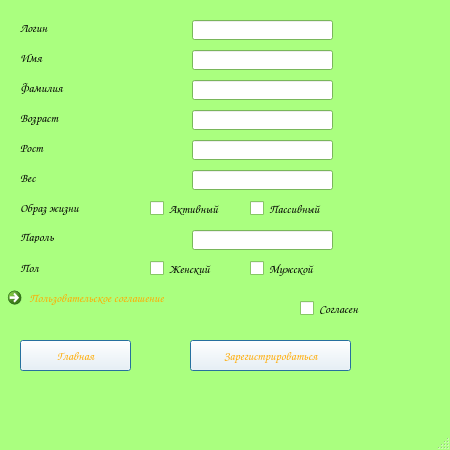
<?xml version="1.0" encoding="UTF-8"?>
<ui version="4.0">
 <class>CheckinWindow</class>
 <widget class="QMainWindow" name="CheckinWindow">
  <property name="geometry">
   <rect>
    <x>0</x>
    <y>0</y>
    <width>450</width>
    <height>450</height>
   </rect>
  </property>
  <property name="palette">
   <palette>
    <active>
     <colorrole role="WindowText">
      <brush brushstyle="SolidPattern">
       <color alpha="255">
        <red>0</red>
        <green>0</green>
        <blue>0</blue>
       </color>
      </brush>
     </colorrole>
     <colorrole role="Button">
      <brush brushstyle="SolidPattern">
       <color alpha="255">
        <red>255</red>
        <green>255</green>
        <blue>255</blue>
       </color>
      </brush>
     </colorrole>
     <colorrole role="Dark">
      <brush brushstyle="SolidPattern">
       <color alpha="255">
        <red>170</red>
        <green>255</green>
        <blue>127</blue>
       </color>
      </brush>
     </colorrole>
     <colorrole role="Text">
      <brush brushstyle="SolidPattern">
       <color alpha="255">
        <red>0</red>
        <green>0</green>
        <blue>0</blue>
       </color>
      </brush>
     </colorrole>
     <colorrole role="ButtonText">
      <brush brushstyle="SolidPattern">
       <color alpha="255">
        <red>255</red>
        <green>170</green>
        <blue>0</blue>
       </color>
      </brush>
     </colorrole>
     <colorrole role="Base">
      <brush brushstyle="SolidPattern">
       <color alpha="255">
        <red>255</red>
        <green>255</green>
        <blue>255</blue>
       </color>
      </brush>
     </colorrole>
     <colorrole role="Window">
      <brush brushstyle="SolidPattern">
       <color alpha="255">
        <red>170</red>
        <green>255</green>
        <blue>127</blue>
       </color>
      </brush>
     </colorrole>
    </active>
    <inactive>
     <colorrole role="WindowText">
      <brush brushstyle="SolidPattern">
       <color alpha="255">
        <red>0</red>
        <green>0</green>
        <blue>0</blue>
       </color>
      </brush>
     </colorrole>
     <colorrole role="Button">
      <brush brushstyle="SolidPattern">
       <color alpha="255">
        <red>255</red>
        <green>255</green>
        <blue>255</blue>
       </color>
      </brush>
     </colorrole>
     <colorrole role="Dark">
      <brush brushstyle="SolidPattern">
       <color alpha="255">
        <red>170</red>
        <green>255</green>
        <blue>127</blue>
       </color>
      </brush>
     </colorrole>
     <colorrole role="Text">
      <brush brushstyle="SolidPattern">
       <color alpha="255">
        <red>0</red>
        <green>0</green>
        <blue>0</blue>
       </color>
      </brush>
     </colorrole>
     <colorrole role="ButtonText">
      <brush brushstyle="SolidPattern">
       <color alpha="255">
        <red>255</red>
        <green>170</green>
        <blue>0</blue>
       </color>
      </brush>
     </colorrole>
     <colorrole role="Base">
      <brush brushstyle="SolidPattern">
       <color alpha="255">
        <red>255</red>
        <green>255</green>
        <blue>255</blue>
       </color>
      </brush>
     </colorrole>
     <colorrole role="Window">
      <brush brushstyle="SolidPattern">
       <color alpha="255">
        <red>170</red>
        <green>255</green>
        <blue>127</blue>
       </color>
      </brush>
     </colorrole>
    </inactive>
    <disabled>
     <colorrole role="WindowText">
      <brush brushstyle="SolidPattern">
       <color alpha="255">
        <red>170</red>
        <green>255</green>
        <blue>127</blue>
       </color>
      </brush>
     </colorrole>
     <colorrole role="Button">
      <brush brushstyle="SolidPattern">
       <color alpha="255">
        <red>255</red>
        <green>255</green>
        <blue>255</blue>
       </color>
      </brush>
     </colorrole>
     <colorrole role="Dark">
      <brush brushstyle="SolidPattern">
       <color alpha="255">
        <red>170</red>
        <green>255</green>
        <blue>127</blue>
       </color>
      </brush>
     </colorrole>
     <colorrole role="Text">
      <brush brushstyle="SolidPattern">
       <color alpha="255">
        <red>170</red>
        <green>255</green>
        <blue>127</blue>
       </color>
      </brush>
     </colorrole>
     <colorrole role="ButtonText">
      <brush brushstyle="SolidPattern">
       <color alpha="255">
        <red>170</red>
        <green>255</green>
        <blue>127</blue>
       </color>
      </brush>
     </colorrole>
     <colorrole role="Base">
      <brush brushstyle="SolidPattern">
       <color alpha="255">
        <red>170</red>
        <green>255</green>
        <blue>127</blue>
       </color>
      </brush>
     </colorrole>
     <colorrole role="Window">
      <brush brushstyle="SolidPattern">
       <color alpha="255">
        <red>170</red>
        <green>255</green>
        <blue>127</blue>
       </color>
      </brush>
     </colorrole>
    </disabled>
   </palette>
  </property>
  <property name="font">
   <font>
    <family>Comic Sans MS</family>
   </font>
  </property>
  <property name="cursor">
   <cursorShape>UpArrowCursor</cursorShape>
  </property>
  <property name="windowTitle">
   <string>СЧЕТЧИК КАЛОРИЙ</string>
  </property>
  <property name="windowIcon">
   <iconset>
    <normaloff>images/carrotico.ico</normaloff>images/carrotico.ico</iconset>
  </property>
  <widget class="QWidget" name="centralwidget">
   <widget class="QPushButton" name="returnmain">
    <property name="geometry">
     <rect>
      <x>20</x>
      <y>340</y>
      <width>111</width>
      <height>31</height>
     </rect>
    </property>
    <property name="text">
     <string>Главная</string>
    </property>
    <property name="default">
     <bool>true</bool>
    </property>
   </widget>
   <widget class="QLineEdit" name="loginlineEdit">
    <property name="geometry">
     <rect>
      <x>192</x>
      <y>20</y>
      <width>141</width>
      <height>20</height>
     </rect>
    </property>
   </widget>
   <widget class="QLabel" name="loginlabel">
    <property name="geometry">
     <rect>
      <x>20</x>
      <y>20</y>
      <width>201</width>
      <height>16</height>
     </rect>
    </property>
    <property name="text">
     <string>Логин</string>
    </property>
   </widget>
   <widget class="QLabel" name="namelabel">
    <property name="geometry">
     <rect>
      <x>20</x>
      <y>50</y>
      <width>201</width>
      <height>16</height>
     </rect>
    </property>
    <property name="text">
     <string>Имя</string>
    </property>
   </widget>
   <widget class="QLineEdit" name="namelineEdit">
    <property name="geometry">
     <rect>
      <x>192</x>
      <y>50</y>
      <width>141</width>
      <height>20</height>
     </rect>
    </property>
   </widget>
   <widget class="QLabel" name="surnamelabel">
    <property name="geometry">
     <rect>
      <x>20</x>
      <y>80</y>
      <width>201</width>
      <height>16</height>
     </rect>
    </property>
    <property name="text">
     <string>Фамилия</string>
    </property>
   </widget>
   <widget class="QLineEdit" name="surnamelineEdit">
    <property name="geometry">
     <rect>
      <x>192</x>
      <y>80</y>
      <width>141</width>
      <height>20</height>
     </rect>
    </property>
   </widget>
   <widget class="QLabel" name="agelabel">
    <property name="geometry">
     <rect>
      <x>20</x>
      <y>110</y>
      <width>201</width>
      <height>16</height>
     </rect>
    </property>
    <property name="text">
     <string>Возраст</string>
    </property>
   </widget>
   <widget class="QLabel" name="heightlabel">
    <property name="geometry">
     <rect>
      <x>20</x>
      <y>140</y>
      <width>201</width>
      <height>16</height>
     </rect>
    </property>
    <property name="text">
     <string>Рост</string>
    </property>
   </widget>
   <widget class="QLabel" name="weightlabel">
    <property name="geometry">
     <rect>
      <x>20</x>
      <y>170</y>
      <width>201</width>
      <height>16</height>
     </rect>
    </property>
    <property name="text">
     <string>Вес</string>
    </property>
   </widget>
   <widget class="QLabel" name="lifestylelabel">
    <property name="geometry">
     <rect>
      <x>20</x>
      <y>200</y>
      <width>201</width>
      <height>16</height>
     </rect>
    </property>
    <property name="text">
     <string>Образ жизни</string>
    </property>
   </widget>
   <widget class="QLabel" name="passwordlabel">
    <property name="geometry">
     <rect>
      <x>20</x>
      <y>230</y>
      <width>47</width>
      <height>13</height>
     </rect>
    </property>
    <property name="text">
     <string>Пароль</string>
    </property>
   </widget>
   <widget class="QLineEdit" name="agelineEdit">
    <property name="geometry">
     <rect>
      <x>192</x>
      <y>110</y>
      <width>141</width>
      <height>20</height>
     </rect>
    </property>
   </widget>
   <widget class="QLineEdit" name="heightlineEdit">
    <property name="geometry">
     <rect>
      <x>192</x>
      <y>140</y>
      <width>141</width>
      <height>20</height>
     </rect>
    </property>
   </widget>
   <widget class="QLineEdit" name="weightlineEdit">
    <property name="geometry">
     <rect>
      <x>192</x>
      <y>170</y>
      <width>141</width>
      <height>20</height>
     </rect>
    </property>
   </widget>
   <widget class="QLineEdit" name="passwordlineEdit">
    <property name="geometry">
     <rect>
      <x>192</x>
      <y>230</y>
      <width>141</width>
      <height>20</height>
     </rect>
    </property>
   </widget>
   <widget class="QPushButton" name="tocheckin">
    <property name="geometry">
     <rect>
      <x>190</x>
      <y>340</y>
      <width>161</width>
      <height>31</height>
     </rect>
    </property>
    <property name="text">
     <string>Зарегистрироваться</string>
    </property>
    <property name="default">
     <bool>true</bool>
    </property>
   </widget>
   <widget class="QCommandLinkButton" name="agreementlink">
    <property name="geometry">
     <rect>
      <x>0</x>
      <y>280</y>
      <width>301</width>
      <height>41</height>
     </rect>
    </property>
    <property name="text">
     <string>Пользовательское соглашение</string>
    </property>
   </widget>
   <widget class="QCheckBox" name="agreecheckBox">
    <property name="geometry">
     <rect>
      <x>300</x>
      <y>300</y>
      <width>101</width>
      <height>17</height>
     </rect>
    </property>
    <property name="text">
     <string>Согласен</string>
    </property>
   </widget>
   <widget class="QLabel" name="sexlabel">
    <property name="geometry">
     <rect>
      <x>20</x>
      <y>260</y>
      <width>131</width>
      <height>16</height>
     </rect>
    </property>
    <property name="text">
     <string>Пол</string>
    </property>
   </widget>
   <widget class="QCheckBox" name="activecheckBox">
    <property name="geometry">
     <rect>
      <x>150</x>
      <y>200</y>
      <width>101</width>
      <height>17</height>
     </rect>
    </property>
    <property name="text">
     <string>Активный</string>
    </property>
   </widget>
   <widget class="QCheckBox" name="passivecheckBox">
    <property name="geometry">
     <rect>
      <x>250</x>
      <y>200</y>
      <width>131</width>
      <height>17</height>
     </rect>
    </property>
    <property name="text">
     <string>Пассивный</string>
    </property>
   </widget>
   <widget class="QCheckBox" name="womancheckBox">
    <property name="geometry">
     <rect>
      <x>150</x>
      <y>260</y>
      <width>101</width>
      <height>17</height>
     </rect>
    </property>
    <property name="text">
     <string>Женский</string>
    </property>
   </widget>
   <widget class="QCheckBox" name="mancheckBox">
    <property name="geometry">
     <rect>
      <x>250</x>
      <y>260</y>
      <width>111</width>
      <height>17</height>
     </rect>
    </property>
    <property name="text">
     <string>Мужской</string>
    </property>
   </widget>
  </widget>
  <widget class="QMenuBar" name="menubar">
   <property name="geometry">
    <rect>
     <x>0</x>
     <y>0</y>
     <width>450</width>
     <height>26</height>
    </rect>
   </property>
  </widget>
  <widget class="QStatusBar" name="statusbar"/>
 </widget>
 <resources/>
 <connections/>
</ui>
